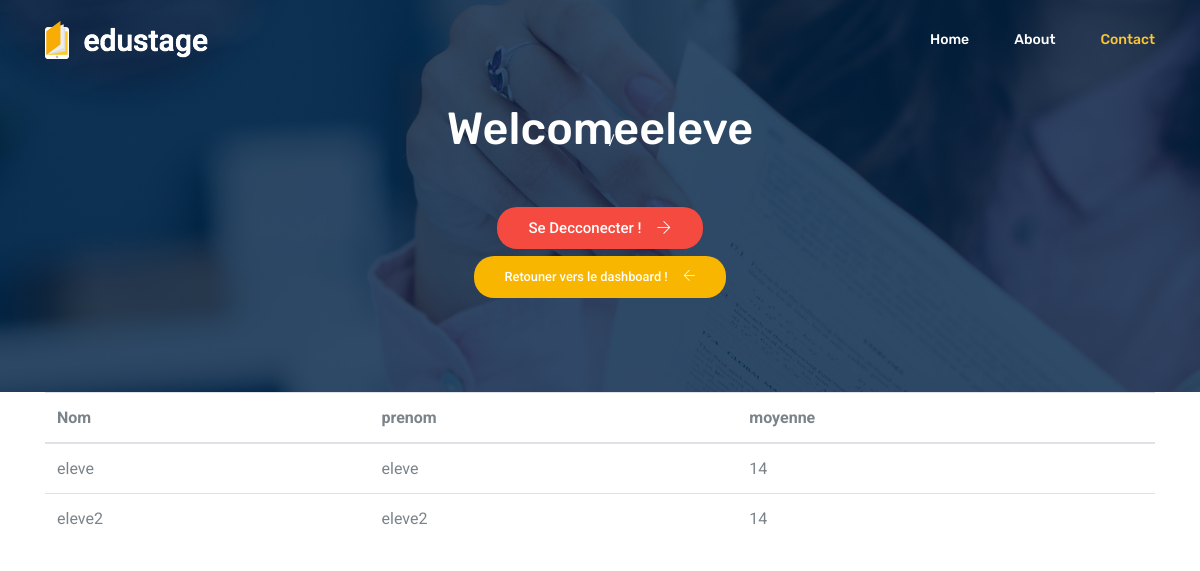
The app's page /CoinEleve/voirclasse.php (signed in) with its own data.
### tables this page shows
CREATE TABLE `eleve` (
  `id_e` int(10) NOT NULL,
  `nom_e` varchar(256) NOT NULL,
  `prenom_e` varchar(256) NOT NULL,
  `uid` varchar(255) NOT NULL,
  `pwd` varchar(255) NOT NULL,
  `classe_e` varchar(256) NOT NULL,
  `moyenne_e` varchar(256) NOT NULL
);

### CoinEleve/voirclasse.php (the view, shortened to what this page needs)
  <!DOCTYPE html>
  <html lang='en'>
    <head>
      <link rel='stylesheet' href='../css/bootstrap.css' />
      <link rel='stylesheet' href='../css/flaticon.css' />
      <link rel='stylesheet' href='../css/themify-icons.css' />
      <link rel='stylesheet' href='../vendors/owl-carousel/owl.carousel.min.css' />
      <link rel='stylesheet' href='../vendors/nice-select/css/nice-select.css' />
      <link rel='stylesheet' href='../css/style.css' />
    </head>
    <body>
      <header class='header_area white-header'>
          <nav class='navbar navbar-expand-lg navbar-light'>
            <div class='container'>
              <a class='navbar-brand' href='index.html'>
                <img class='logo-2' src='img/logo2.png' alt='' />
              </a>
              <div
                class='collapse navbar-collapse offset'
                id='navbarSupportedContent'
              >
                <ul class='nav navbar-nav menu_nav ml-auto'>
                  <li class='nav-item'>
                    <a class='nav-link' href='index.html'>Home</a>
                  </li>
                  <li class='nav-item'>
                    <a class='nav-link' href='about-us.html'>About</a>
                  </li>
                  <li class='nav-item active'>
                    <a class='nav-link' href='contact.html'>Contact</a>
                  </li>
                </ul>
              </div>
            </div>
          </nav>
      </header>
      <section class='banner_area'>
        <div class='banner_inner d-flex align-items-center'>
          <div class='overlay'></div>
          <div class='container'>
            <div class='row justify-content-center'>
              <div class='col-lg-6'>
                <div class='banner_content text-center'>
                  <div class='page_link'>
                    <a href='#'><h2>Welcome<?php echo $_SESSION['nom']  ?></h1> </a>
                    <br>
                    <br>
                    <a href='../inc/logout.inc.php' class='genric-btn danger circle arrow'>Se decconecter !<span class='ti-arrow-right'></span></a>            </div>
                    <a href='./dashboard.php' class='genric-btn primary circle arrow'>Retouner vers le dashboard !<span class='ti-arrow-left'></span></a>            </div>
                  </div>
                </div>
              </div>
            </div>
      </section>
        <div class='container'>
        <table class='table'>
<thead>
  <tr>
    <th scope='col'>Nom</th>
    <th scope='col'>prenom</th>
    <th scope='col'>moyenne</th>
  </tr>
</thead> <tbody>
        <?php
include_once '../inc/dbh.inc.php';
$cls =$_SESSION['classe_e'];
$sql = "SELECT * FROM eleve where classe_e = '$cls'" ;
$query = mysqli_query($conn,$sql);
if ($query) {
    $resu= $query->fetch_assoc();
    echo"    <tr>
    <td>".$resu['nom_e']."</td>
    <td>".$resu['prenom_e']."</td>
    <td>".$resu['moyenne_e']."</td>
    </tr>";
while($rows = $query->fetch_assoc()) {
    echo"    <tr>
    <td>".$rows['nom_e']."</td>
    <td>".$rows['prenom_e']."</td>
    <td>".$rows['moyenne_e']."</td>
    </tr>";
    }
}
else {
    echo "error";
}
?>
           </tbody>
        </table>
            <div class='row'>
            <div class='col-lg-12 align-content-center'>
            </div>
          </div>
        </div>
    </body>
  </html>

### records on screen
eleve: nom_e "eleve", prenom_e "eleve", moyenne_e "14"
eleve: nom_e "eleve2", prenom_e "eleve2", moyenne_e "14"

### other values on screen
$_SESSION['nom'] "Eleve"
